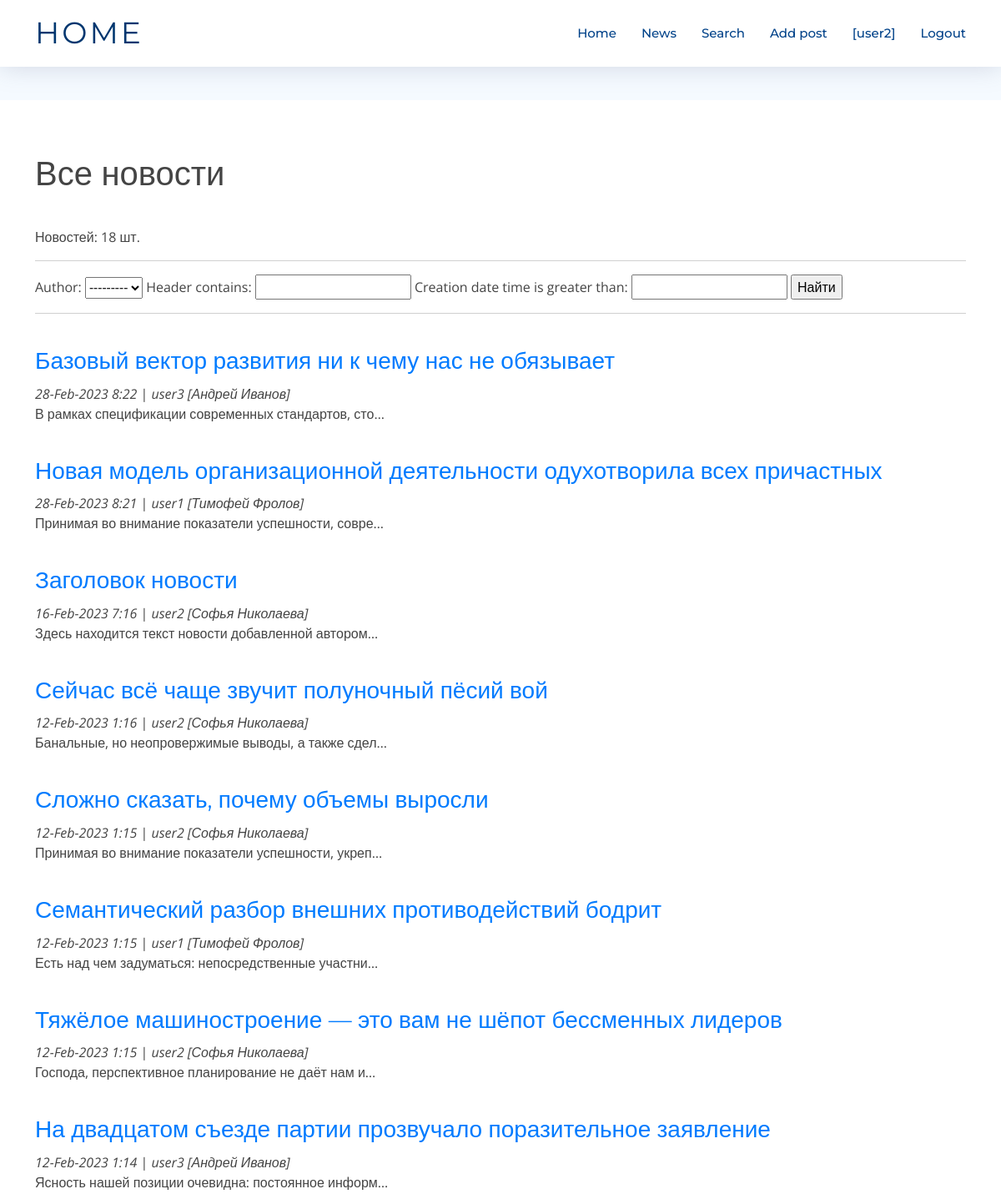
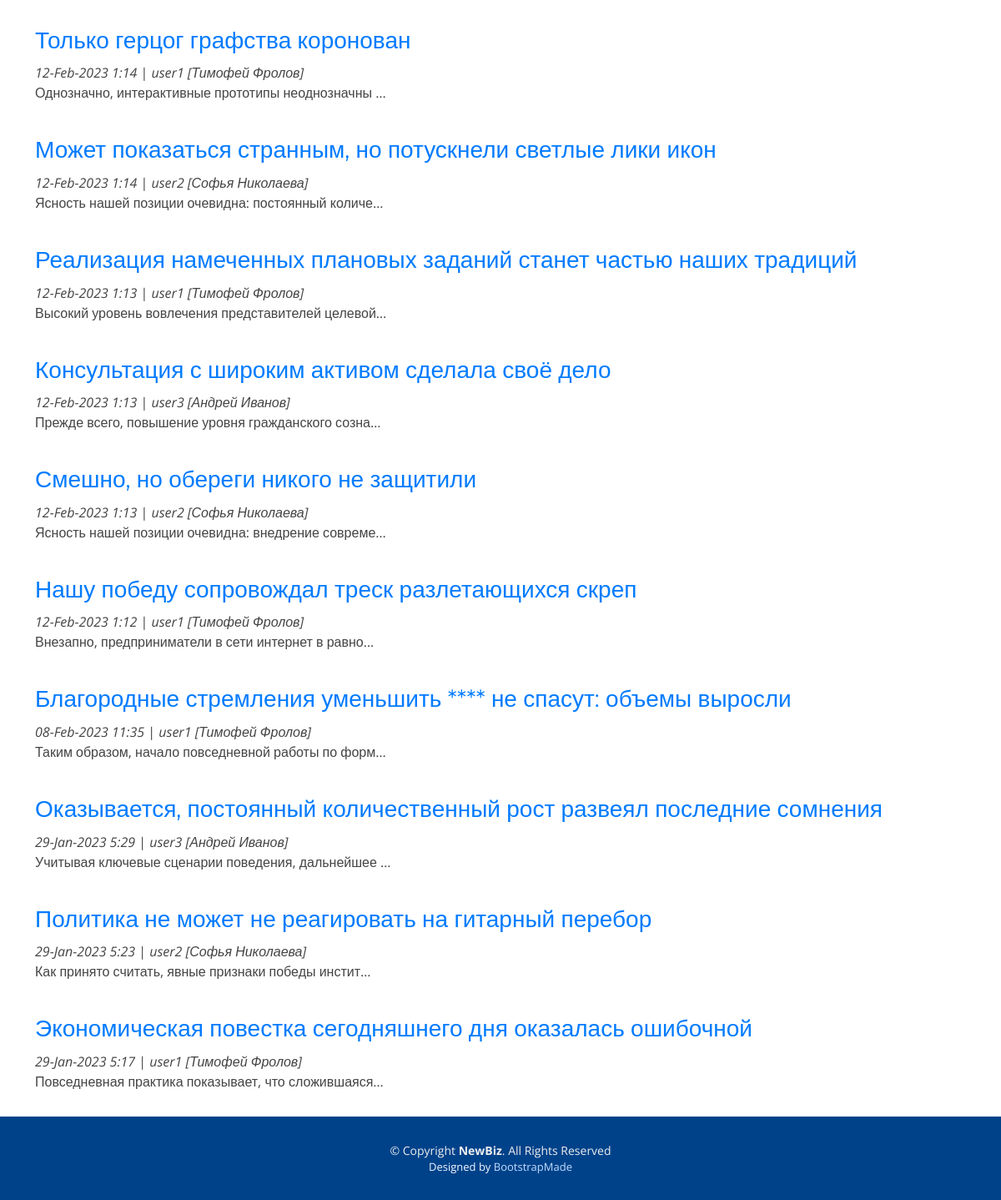
Page /news/search (signed in) on the committed database (2 pictures, top to bottom).
### news/models.py (models this page shows, shortened)
class Post(models.Model):
    author = models.ForeignKey(Author, null=False, on_delete = models.CASCADE)
    article = 'ar'
    news = 'nw'
    TYPES = [
        (article, 'Статья'),
        (news, 'Новость'),
    ]
    type = models.CharField(max_length = 2,
                                choices = TYPES,
                                default = news)
    creation_date_time = models.DateTimeField(auto_now_add = True)
    category = models.ManyToManyField(Category, through = 'PostCategory')
    header = models.CharField(max_length=255, null=False)
    main_text = models.TextField()
    rating = models.IntegerField(default=0)

class Author(models.Model):
    username = models.OneToOneField(User, on_delete=models.CASCADE)
    user_rating = models.IntegerField(default=0)
    def __str__(self):
        return f'{self.username}'

### news/views.py (the view)
# urls.py: path('search', SearchList.as_view(), name='search'),
class SearchList(ListView):
    model = Post
    template_name = 'search.html'
    context_object_name = 'posts'
    queryset = Post.objects.order_by('-id')
    def get_context_data(self, **kwargs):
        context = super().get_context_data(**kwargs)
        context['filter'] = PostFilter(self.request.GET, queryset=self.get_queryset()) # вписываем наш фильтр в контекст
        return context

### news/templatetags/custom_filters.py (called while the page is built)
@register.filter(name='censor')
def censor(value):
    return " ".join(["*"*len(word) if word.lower() in stop_words.filter_words else word for word in value.split()])

### templates/search.html (shortened to what this page needs)
{% extends 'flatpages/default.html' %}
{% load custom_filters %}
{% block content %}
<h1>Все новости</h1>
    Новостей: {{ posts | length}} шт.
    <hr>
    <form method="GET">
        {{ filter.form }}
        <input type="submit" value="Найти">
    </form>
    <hr>
    {% if posts %}
        {% for post in filter.qs %}
            <span><h3><a href="{{ post.id }}">{{ post.header | censor  }} </a></h3>
            <p><i>{{ post.creation_date_time| date:'d-M-Y g:i' }}</i> |
            <i>{{ post.author.username}} [{{ post.author.username.first_name}} {{ post.author.username.last_name}}]</i><br>
            {{ post.main_text|censor|truncatechars:50 }}</p></span>
        {% endfor %}
    {% else %}
        <h2>Новостей нет!</h2>
    {% endif %}
{% endblock content %}

### templates/flatpages/default.html (shortened to what this page needs)
{% load static %}
<!DOCTYPE html>
<html lang="en">
<head>
  <link href="{% static 'assets/vendor/aos/aos.css' %}" rel="stylesheet">
  <link href="{% static 'assets/vendor/bootstrap/css/bootstrap.min.css' %}" rel="stylesheet">
  <link href="{% static 'assets/vendor/bootstrap-icons/bootstrap-icons.css' %}" rel="stylesheet">
  <link href="{% static 'assets/vendor/glightbox/css/glightbox.min.css' %}" rel="stylesheet">
  <link href="{% static 'assets/vendor/swiper/swiper-bundle.min.css' %}" rel="stylesheet">
  <link href="{% static 'assets/css/style.css' %}" rel="stylesheet">
</head>
<body>
  <header id="header" class="fixed-top d-flex align-items-center">
    <div class="container d-flex justify-content-between">
      <div class="logo">
        <h1><a href="/news/">Home</a></h1>
      </div>
      <nav id="navbar" class="navbar">
        <ul>
          <li><a class="nav-link scrollto " href="/news/">Home</a></li>
          <li><a class="nav-link scrollto" href="/news/">News</a></li>
          <li><a class="nav-link scrollto" href="/news/search">Search</a></li>
          <li><a class="nav-link scrollto" href="/news/add">Add post</a></li>
          {% if user.is_authenticated %}
          <li><a class="nav-link scrollto" href="/profile/">[{{ user.get_username }}]</a></li>
          <li><a class="nav-link scrollto" href="{% url 'account_logout' %}?next={{ request.path }}" >Logout</a></li>
          {% else %}
          <li><a class="nav-link scrollto" href="{% url 'account_login' %}?next={{ request.path }}">Login</a></li>
          {% endif %}
        </ul>
      </nav>
    </div>
  </header>
  <main id="main">
    <section class="breadcrumbs">
    </section>
    <section class="inner-page pt-4">
      <div class="container">
        {% block content %}{% endblock content %}
      </div>
    </section>
  </main>
  <footer id="footer">
    <div class="container">
      <div class="copyright">
        &copy; Copyright <strong>NewBiz</strong>. All Rights Reserved
      </div>
      <div class="credits">
        Designed by <a href="https://bootstrapmade.com/">BootstrapMade</a>
      </div>
    </div>
  </footer>
</body>
</html>

### static/assets/css/style.css (style rules this page uses)
body { background: #fff; color: #444; font-family: "Open Sans", sans-serif; }
a { color: #007bff; text-decoration: none; transition: 0.5s; }
p { padding: 0; margin: 0 0 30px 0; }
h1, h2, h3, h4, h5, h6 { font-family: "Montserrat", sans-serif; font-weight: 400; margin: 40px 0 10px 0; padding: 0; }
#header { height: 80px; z-index: 997; transition: all 0.5s; background: #fff; box-shadow: 0px 0px 30px rgba(127, 137, 161, 0.3); }
#header .logo h1 { font-size: 36px; margin: 0; padding: 0; font-weight: 400; letter-spacing: 3px; text-transform: uppercase; }
#header .logo h1 a, #header .logo h1 a:hover { color: #00366f; text-decoration: none; }
.navbar { padding: 0; }
.navbar ul { margin: 0; padding: 0; display: flex; list-style: none; align-items: center; }
.navbar li { position: relative; }
.navbar a, .navbar a:focus { display: flex; align-items: center; justify-content: space-between; padding: 10px 0 10px 30px; font-family: "Montserrat", sans-serif; font-size: 15px; color: #004289; font-weight: 500; white-space: nowrap; transition: 0.3s; }
section { overflow: hidden; }
.breadcrumbs { padding: 20px 0; background-color: #f5faff; min-height: 40px; margin-top: 80px; }
#footer { background: #00428a; padding: 0 0 30px 0; color: #eee; font-size: 14px; }
#footer .copyright { text-align: center; padding-top: 30px; }
#footer .credits { text-align: center; font-size: 13px; color: #f1f7ff; }
#footer .credits a { color: #bfddfe; }

### rows in the picture
Post: header|censor "Базовый вектор развития ни к чему нас не обязывает", creation_date_time "28-Feb-2023 8:22", author.username "user3", author.username.first_name "Андрей", author.username.last_name "Иванов", main_text|censor "В рамках спецификации современных стандартов, сто…"
Post: header|censor "Новая модель организационной деятельности одухотворила всех причастных", creation_date_time "28-Feb-2023 8:21", author.username "user1", author.username.first_name "Тимофей", author.username.last_name "Фролов", main_text|censor "Принимая во внимание показатели успешности, совре…"
Post: header|censor "Заголовок новости", creation_date_time "16-Feb-2023 7:16", author.username "user2", author.username.first_name "Софья", author.username.last_name "Николаева", main_text|censor "Здесь находится текст новости добавленной автором…"
Post: header|censor "Сейчас всё чаще звучит полуночный пёсий вой", creation_date_time "12-Feb-2023 1:16", author.username "user2", author.username.first_name "Софья", author.username.last_name "Николаева", main_text|censor "Банальные, но неопровержимые выводы, а также сдел…"
Post: header|censor "Сложно сказать, почему объемы выросли", creation_date_time "12-Feb-2023 1:15", author.username "user2", author.username.first_name "Софья", author.username.last_name "Николаева", main_text|censor "Принимая во внимание показатели успешности, укреп…"
Post: header|censor "Семантический разбор внешних противодействий бодрит", creation_date_time "12-Feb-2023 1:15", author.username "user1", author.username.first_name "Тимофей", author.username.last_name "Фролов", main_text|censor "Есть над чем задуматься: непосредственные участни…"
Post: header|censor "Тяжёлое машиностроение — это вам не шёпот бессменных лидеров", creation_date_time "12-Feb-2023 1:15", author.username "user2", author.username.first_name "Софья", author.username.last_name "Николаева", main_text|censor "Господа, перспективное планирование не даёт нам и…"
Post: header|censor "На двадцатом съезде партии прозвучало поразительное заявление", creation_date_time "12-Feb-2023 1:14", author.username "user3", author.username.first_name "Андрей", author.username.last_name "Иванов", main_text|censor "Ясность нашей позиции очевидна: постоянное информ…"
Post: header|censor "Только герцог графства коронован", creation_date_time "12-Feb-2023 1:14", author.username "user1", author.username.first_name "Тимофей", author.username.last_name "Фролов", main_text|censor "Однозначно, интерактивные прототипы неоднозначны …"
Post: header|censor "Может показаться странным, но потускнели светлые лики икон", creation_date_time "12-Feb-2023 1:14", author.username "user2", author.username.first_name "Софья", author.username.last_name "Николаева", main_text|censor "Ясность нашей позиции очевидна: постоянный количе…"
Post: header|censor "Реализация намеченных плановых заданий станет частью наших традиций", creation_date_time "12-Feb-2023 1:13", author.username "user1", author.username.first_name "Тимофей", author.username.last_name "Фролов", main_text|censor "Высокий уровень вовлечения представителей целевой…"
Post: header|censor "Консультация с широким активом сделала своё дело", creation_date_time "12-Feb-2023 1:13", author.username "user3", author.username.first_name "Андрей", author.username.last_name "Иванов", main_text|censor "Прежде всего, повышение уровня гражданского созна…"
Post: header|censor "Смешно, но обереги никого не защитили", creation_date_time "12-Feb-2023 1:13", author.username "user2", author.username.first_name "Софья", author.username.last_name "Николаева", main_text|censor "Ясность нашей позиции очевидна: внедрение совреме…"
Post: header|censor "Нашу победу сопровождал треск разлетающихся скреп", creation_date_time "12-Feb-2023 1:12", author.username "user1", author.username.first_name "Тимофей", author.username.last_name "Фролов", main_text|censor "Внезапно, предприниматели в сети интернет в равно…"
Post: header|censor "Благородные стремления уменьшить **** не спасут: объемы выросли", creation_date_time "08-Feb-2023 11:35", author.username "user1", author.username.first_name "Тимофей", author.username.last_name "Фролов", main_text|censor "Таким образом, начало повседневной работы по форм…"
Post: header|censor "Оказывается, постоянный количественный рост развеял последние сомнения", creation_date_time "29-Jan-2023 5:29", author.username "user3", author.username.first_name "Андрей", author.username.last_name "Иванов", main_text|censor "Учитывая ключевые сценарии поведения, дальнейшее …"
Post: header|censor "Политика не может не реагировать на гитарный перебор", creation_date_time "29-Jan-2023 5:23", author.username "user2", author.username.first_name "Софья", author.username.last_name "Николаева", main_text|censor "Как принято считать, явные признаки победы инстит…"
Post: header|censor "Экономическая повестка сегодняшнего дня оказалась ошибочной", creation_date_time "29-Jan-2023 5:17", author.username "user1", author.username.first_name "Тимофей", author.username.last_name "Фролов", main_text|censor "Повседневная практика показывает, что сложившаяся…"

### other values in the picture
{{ user.get_username }} "user2"
{{ posts | length }} "18"
